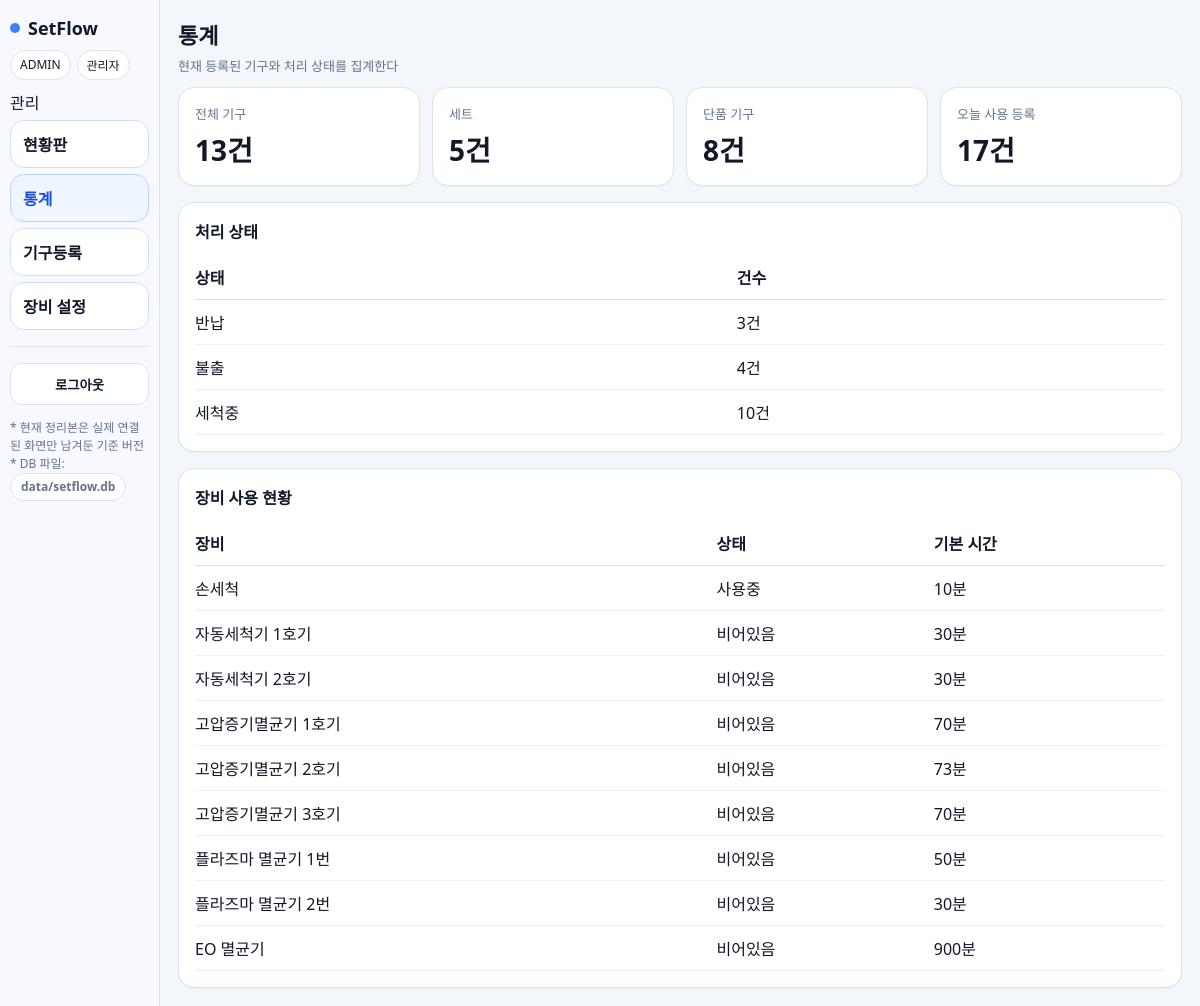
/stats (signed in), run on the app's committed database.
### setflow/models.py (models this page shows)
class Base(DeclarativeBase):
    pass

class MachineConfig(Base):
    __tablename__ = "machine_configs"
    id: Mapped[int] = mapped_column(primary_key=True)
    machine_key: Mapped[str] = mapped_column(String(50), unique=True, index=True)
    machine_name: Mapped[str] = mapped_column(String(100))
    process_type: Mapped[str] = mapped_column(String(20), index=True)
    duration_minutes: Mapped[int] = mapped_column(Integer, default=30)
    active: Mapped[bool] = mapped_column(Boolean, default=True)

### app.py (the view)
@app.get("/stats", response_class=HTMLResponse)
def stats_page(request: Request, db=Depends(db_dep)):
    if not require_login(request):
        return RedirectResponse("/login")
    total_items = db.query(Item).filter(Item.active == True).count()
    total_sets = db.query(Item).filter(Item.active == True, Item.kind == "set").count()
    total_instruments = db.query(Item).filter(Item.active == True, Item.kind == "instrument").count()
    today_usage = db.query(UsageRecord).filter(UsageRecord.case_date == dt.date.today()).count()
    raw_counts = (
        db.query(UsageRecord.status, text("count(*) as count"))
        .group_by(UsageRecord.status)
        .order_by(UsageRecord.status)
        .all()
    )
    status_counts = [{"status": row[0], "count": row[1]} for row in raw_counts]
    ctx = template_ctx(request, active="stats")
    ctx.update({
        "total_items": total_items,
        "total_sets": total_sets,
        "total_instruments": total_instruments,
        "today_usage": today_usage,
        "status_counts": status_counts,
        "machine_board": build_machine_board(db),
    })
    return templates.TemplateResponse("stats.html", ctx)

### templates/stats.html (shortened to what this page needs)
{% extends "base.html" %}
{% block content %}
<div class="page-head">
  <div>
    <h1 class="page-title">통계</h1>
    <div class="subtle">현재 등록된 기구와 처리 상태를 집계한다</div>
  </div>
</div>
<div style="display:grid;grid-template-columns:repeat(4,minmax(0,1fr));gap:12px;margin-bottom:16px;">
  <div class="card"><div class="subtle">전체 기구</div><div style="font-size:28px;font-weight:800;margin-top:6px;">{{ total_items }}건</div></div>
  <div class="card"><div class="subtle">세트</div><div style="font-size:28px;font-weight:800;margin-top:6px;">{{ total_sets }}건</div></div>
  <div class="card"><div class="subtle">단품 기구</div><div style="font-size:28px;font-weight:800;margin-top:6px;">{{ total_instruments }}건</div></div>
  <div class="card"><div class="subtle">오늘 사용 등록</div><div style="font-size:28px;font-weight:800;margin-top:6px;">{{ today_usage }}건</div></div>
</div>
<div class="card" style="margin-bottom:16px;">
  <h3 style="margin:0 0 12px 0;">처리 상태</h3>
  <table style="width:100%;border-collapse:collapse;">
    <thead>
      <tr style="text-align:left;border-bottom:1px solid #d8e0ea;">
        <th style="padding:10px 0;">상태</th>
        <th>건수</th>
      </tr>
    </thead>
    <tbody>
      {% for row in status_counts %}
      <tr style="border-bottom:1px solid #eef2f7;">
        <td style="padding:10px 0;">{{ row.status }}</td>
        <td>{{ row.count }}건</td>
      </tr>
      {% endfor %}
    </tbody>
  </table>
</div>
<div class="card">
  <h3 style="margin:0 0 12px 0;">장비 사용 현황</h3>
  <table style="width:100%;border-collapse:collapse;">
    <thead>
      <tr style="text-align:left;border-bottom:1px solid #d8e0ea;">
        <th style="padding:10px 0;">장비</th>
        <th>상태</th>
        <th>기본 시간</th>
      </tr>
    </thead>
    <tbody>
      {% for m in machine_board %}
      <tr style="border-bottom:1px solid #eef2f7;">
        <td style="padding:10px 0;">{{ m.name }}</td>
        <td>{{ m.status }}</td>
        <td>{{ m.duration }}분</td>
      </tr>
      {% endfor %}
    </tbody>
  </table>
</div>
{% endblock %}

### static/styles.css (style rules this page uses)
:root { --bg:#f3f6fb; --card:#ffffff; --muted:#64748b; --primary:#3b82f6; --primary-weak:#eff6ff; --border:#dbe3ef; --shadow:0 1px 2px rgba(0,0,0,.04); --radius:16px; --s-return:#94a3b8; --s-receive:#3b82f6; --s-wash:#14b8a6; --s-washdone:#2563eb; --s-ster:#f59e0b; --s-sterdone:#16a34a; --s-out:#7c3aed; }
* { box-sizing:border-box }
html,body { margin:0;padding:0 }
body { font-family: ui-sans-serif, system-ui, -apple-system, Segoe UI, Roboto, Helvetica, Arial, "Apple SD Gothic Neo", "Noto Sans KR", "Malgun Gothic", sans-serif; background:var(--bg); color:#111827; }
.page-head { display:flex;justify-content:space-between;align-items:flex-start;gap:14px;flex-wrap:wrap;margin-bottom:12px }
.page-title { font-size:22px;font-weight:800;margin:0 0 6px 0 }
.subtle { color:var(--muted);font-size:13px }
.card { background:var(--card);border:1px solid var(--border);border-radius:var(--radius);box-shadow:var(--shadow);padding:16px }
.card h3 { margin:0 0 8px 0;font-size:16px }

### data on the page
MachineConfig: name "손세척"
MachineConfig: name "자동세척기 1호기", status "비어있음", duration "30"
MachineConfig: name "자동세척기 2호기", status "비어있음", duration "30"
MachineConfig: name "고압증기멸균기 1호기", status "비어있음", duration "70"
MachineConfig: name "고압증기멸균기 2호기", status "비어있음", duration "73"
MachineConfig: name "고압증기멸균기 3호기", status "비어있음", duration "70"
MachineConfig: name "플라즈마 멸균기 1번", status "비어있음", duration "50"
MachineConfig: name "플라즈마 멸균기 2번", status "비어있음", duration "30"
MachineConfig: name "EO 멸균기", status "비어있음", duration "900"

### other printed values
{{ role|upper }} "ADMIN"
{{ label }} "관리자"
{{ total_items }} "13"
{{ total_sets }} "5"
{{ total_instruments }} "8"
{{ today_usage }} "17"
{{ row.status }} "반납" "불출" "세척중"
{{ row.count }} "3" "4" "10"
{{ m.status }} "사용중"
{{ m.duration }} "10"
